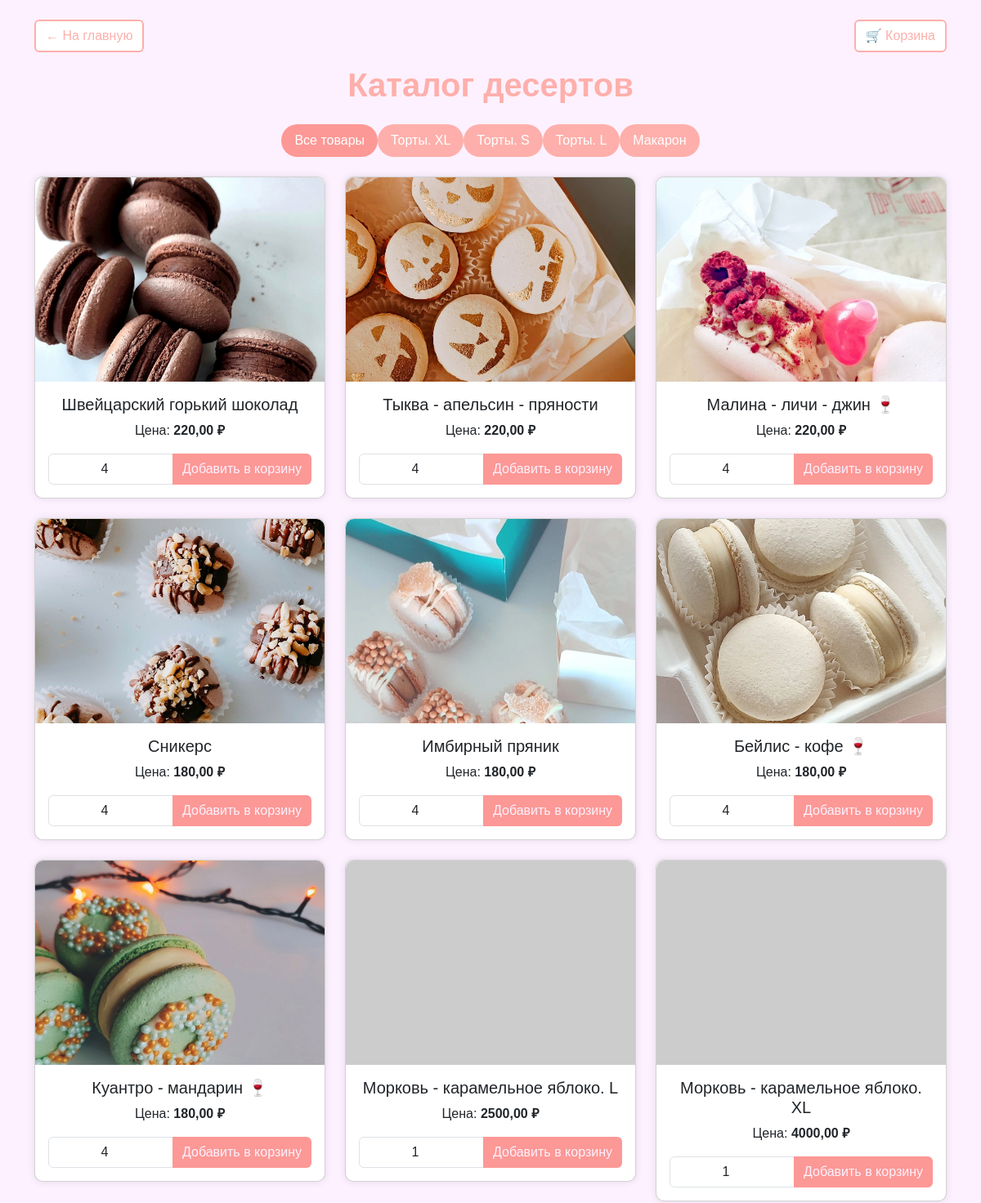
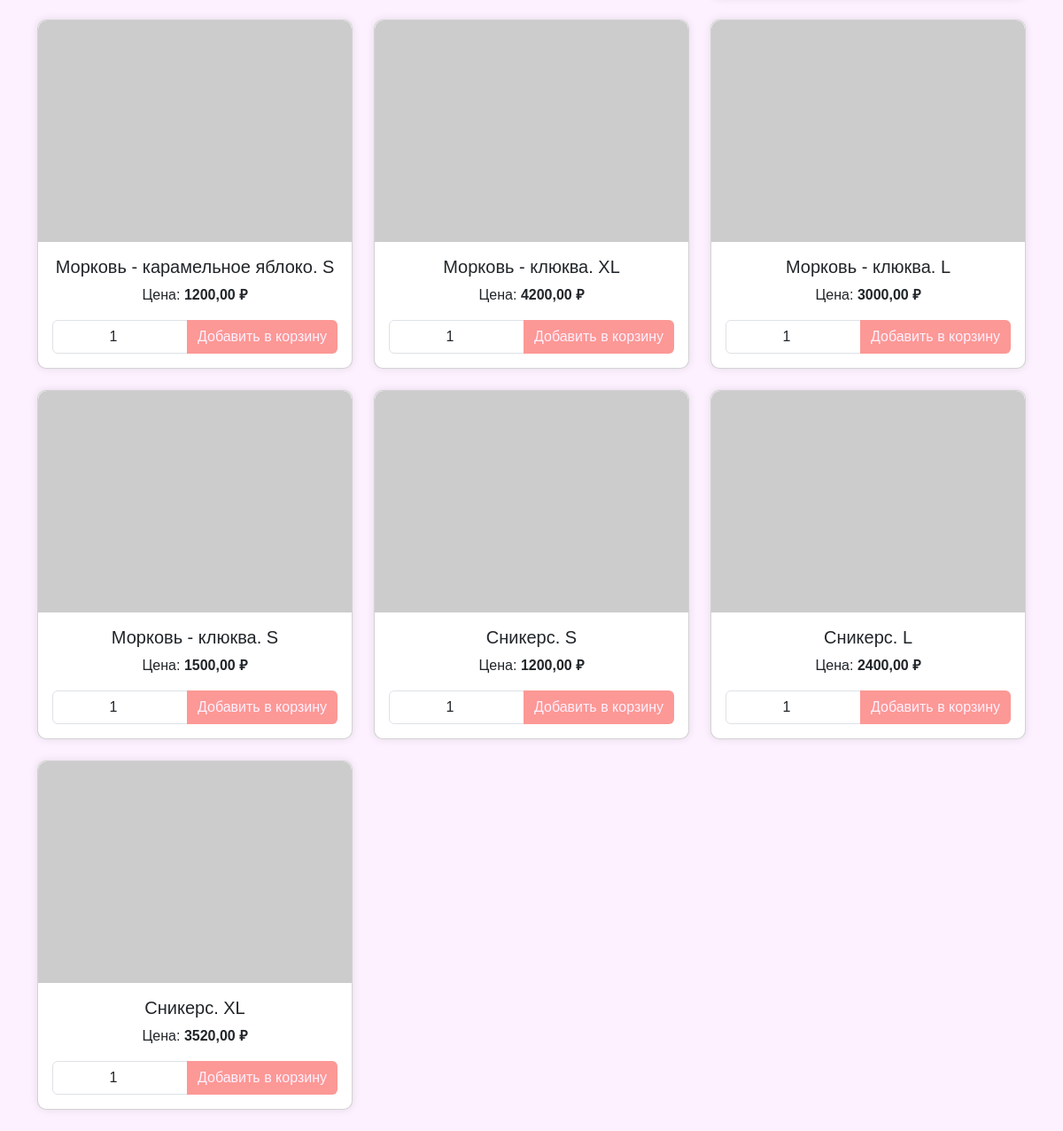
Page /catalog/ on the committed database (2 pictures, top to bottom).
### shop/models.py (models this page shows, shortened)
class Category(models.Model):
    name = models.CharField(max_length=100, unique=True, verbose_name="Название")
    slug = models.SlugField(max_length=100, unique=True, verbose_name="URL")
    class Meta:
        verbose_name = "Категория"
        verbose_name_plural = "Категории"

class Product(models.Model):
    category = models.ForeignKey(
        Category,
        on_delete=models.CASCADE,
        related_name="products",
        verbose_name="Категория",
    )
    name = models.CharField(max_length=150, verbose_name="Название")
    slug = models.SlugField(max_length=150, unique=True, verbose_name="URL")
    description = models.TextField(blank=True, verbose_name="Описание")
    price = models.DecimalField(max_digits=8, decimal_places=2, verbose_name="Цена")
    image = models.ImageField(
        upload_to="products/", blank=True, verbose_name="Изображение"
    )
    min_order_quantity = models.PositiveIntegerField(
        default=1, verbose_name="Минимальное количество для заказа"
    )
    created_at = models.DateTimeField(auto_now_add=True, verbose_name="Дата добавления")
    class Meta:
        verbose_name = "Товар"
        verbose_name_plural = "Товары"
        ordering = ["-created_at"]

### shop/views.py (the view)
# urls.py: path("catalog/", product_list, name="product_list"),
def product_list(request, category_slug=None):
    category = None
    categories = Category.objects.all()
    products = Product.objects.all()
    if category_slug:
        category = get_object_or_404(Category, slug=category_slug)
        products = products.filter(category=category)
    return render(
        request,
        "shop/product_list.html",
        {
            "category": category,
            "categories": categories,
            "products": products,
        },
    )

### shop/templates/shop/product_list.html (shortened to what this page needs)
<!DOCTYPE html>
<html lang="ru">
<head>
    <link href="https://cdn.jsdelivr.net/npm/bootstrap@5.3.0/dist/css/bootstrap.min.css" rel="stylesheet">
</head>
<body class="container mt-4">
    <div class="d-flex justify-content-between">
        <a href="{% url 'home' %}" class="btn btn-secondary mb-3">← На главную</a>
        <a href="{% url 'cart_detail' %}" class="btn btn-secondary mb-3 ms-auto">🛒 Корзина</a>
    </div>
    <h1 class="mb-4">Каталог десертов</h1>
    <ul class="nav nav-pills justify-content-center mb-4">
        <li class="nav-item">
            <a class="nav-link {% if not category %}active{% endif %}" href="{% url 'product_list' %}">Все товары</a>
        </li>
        {% for c in categories %}
            <li class="nav-item">
                <a class="nav-link {% if category == c %}active{% endif %}"
                   href="{% url 'product_list_by_category' category_slug=c.slug %}">
                    {{ c.name }}
                </a>
            </li>
        {% endfor %}
    </ul>
    <div class="row">
        {% for product in products %}
            <div class="col-md-4 mb-4">
                <div class="card">
                    {% if product.image %}
                        <img src="{{ product.image.url }}" class="card-img-top" alt="{{ product.name }}">
                    {% else %}
                        <img src="https://via.placeholder.com/300" class="card-img-top" alt="Нет фото">
                    {% endif %}
                    <div class="card-body text-center">
                        <h5 class="card-title">
                            <a href="{% url 'product_detail' product_slug=product.slug %}" class="text-decoration-none text-dark">
                                {{ product.name }}
                            </a>
                        </h5>
                        <p class="card-text">Цена: <strong>{{ product.price }} ₽</strong></p>
                        <form action="{% url 'cart_add' product.id %}" method="post" class="add-to-cart-form">
                            <div class="input-group">
                                <input type="number" name="quantity" class="form-control text-center"
                                       min="{{ product.min_order_quantity }}"
                                       value="{{ product.min_order_quantity }}"
                                       required>
                                <button type="submit" class="btn btn-cart">Добавить в корзину</button>
                            </div>
                        </form>
                    </div>
                </div>
            </div>
        {% empty %}
            <p class="text-center">Товаров пока нет.</p>
        {% endfor %}
    </div>
</body>
</html>

### shop/templates/shop/product_list.html (style rules this page uses)
body { font-family: Arial, sans-serif; background-color: #fdf1ff; }
h1 { color: #feafab; font-weight: bold; text-align: center; }
.btn-secondary { background-color: #ffffff; color: #feafab; border: 2px solid #feafab; }
.btn-cart { background-color: #fc9895; color: #fdf1ff; border: none; }
.nav-pills .nav-link { background-color: #feafab; color: white; border-radius: 20px; }
.nav-pills .nav-link.active { background-color: #fc9895; }
.card { border-radius: 10px; box-shadow: 0 0 10px rgba(0, 0, 0, 0.1); }
.card-img-top { border-top-left-radius: 10px; border-top-right-radius: 10px; max-height: 250px; object-fit: cover; }

### rows in the picture
Category: name "Торты. XL"
Category: name "Торты. S"
Category: name "Торты. L"
Category: name "Макарон"
Product: image (picture), name "Швейцарский горький шоколад", price "220,00", quantity "4"
Product: image (picture), name "Тыква - апельсин - пряности", price "220,00", quantity "4"
Product: image (picture), name "Малина - личи - джин 🍷", price "220,00", quantity "4"
Product: image (picture), name "Сникерс", price "180,00", quantity "4"
Product: image (picture), name "Имбирный пряник", price "180,00", quantity "4"
Product: image (picture), name "Бейлис - кофе 🍷", price "180,00", quantity "4"
Product: image (picture), name "Куантро - мандарин 🍷", price "180,00", quantity "4"
Product: name "Морковь - карамельное яблоко. L", price "2500,00", quantity "1"
Product: name "Морковь - карамельное яблоко. XL", price "4000,00", quantity "1"
Product: name "Морковь - карамельное яблоко. S", price "1200,00", quantity "1"
Product: name "Морковь - клюква. XL", price "4200,00", quantity "1"
Product: name "Морковь - клюква. L", price "3000,00", quantity "1"
Product: name "Морковь - клюква. S", price "1500,00", quantity "1"
Product: name "Сникерс. S", price "1200,00", quantity "1"
Product: name "Сникерс. L", price "2400,00", quantity "1"
Product: name "Сникерс. XL", price "3520,00", quantity "1"
